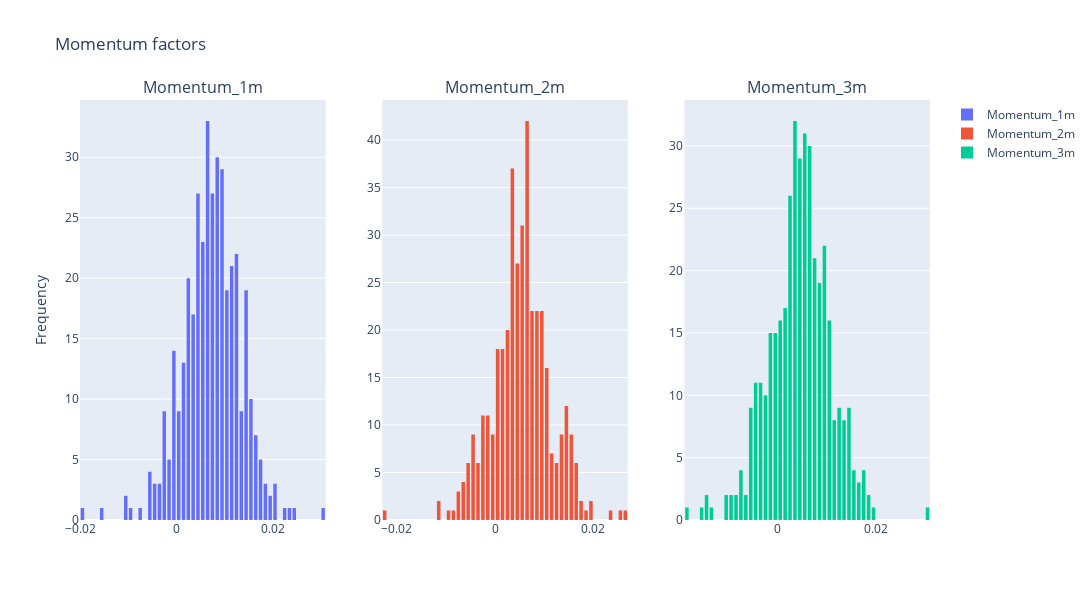

The cell this chart's notebook holds for it:
### Markdown cell above
## Plot Histogram plot

### Code cell
fig = make_subplots(rows=1, cols=3, shared_yaxes=False, subplot_titles=(list(data)[1], list(data)[2], list(data)[3]))

for a in range(1,4):
   a = fig.add_trace(go.Histogram(x=data[list(data)[a]], name = list(data)[a],xbins = dict(size = 0.001)),row=1, col=a)

fig.update_layout(title='Momentum factors',yaxis_title='Frequency',bargap=0.2, bargroupgap=0.1,height=600,width=1400).show()

### Figure 1 — Plotly figure (JSON) as saved in the notebook; plotly's stock layout.template omitted (floating-point values rounded to 4 significant figures; data arrays with more than 128 entries replaced by an {"elided": "..."} marker saying what was removed)
{"data": [{"name": "Momentum_1m", "type": "histogram", "x": {"elided": "396 float values"}, "xaxis": "x", "xbins": {"size": 0.001}, "yaxis": "y"}, {"name": "Momentum_2m", "type": "histogram", "x": {"elided": "396 float values"}, "xaxis": "x2", "xbins": {"size": 0.001}, "yaxis": "y2"}, {"name": "Momentum_3m", "type": "histogram", "x": {"elided": "396 float values"}, "xaxis": "x3", "xbins": {"size": 0.001}, "yaxis": "y3"}], "layout": {"annotations": [{"font": {"size": 16}, "showarrow": false, "text": "Momentum_1m", "x": 0.1444, "xanchor": "center", "xref": "paper", "y": 1, "yanchor": "bottom", "yref": "paper"}, {"font": {"size": 16}, "showarrow": false, "text": "Momentum_2m", "x": 0.5, "xanchor": "center", "xref": "paper", "y": 1, "yanchor": "bottom", "yref": "paper"}, {"font": {"size": 16}, "showarrow": false, "text": "Momentum_3m", "x": 0.8556, "xanchor": "center", "xref": "paper", "y": 1, "yanchor": "bottom", "yref": "paper"}], "bargap": 0.2, "bargroupgap": 0.1, "height": 600, "title": {"text": "Momentum factors"}, "width": 1400, "xaxis": {"anchor": "y", "domain": [0, 0.2889]}, "xaxis2": {"anchor": "y2", "domain": [0.3556, 0.6444]}, "xaxis3": {"anchor": "y3", "domain": [0.7111, 1]}, "yaxis": {"anchor": "x", "domain": [0, 1], "title": {"text": "Frequency"}}, "yaxis2": {"anchor": "x2", "domain": [0, 1]}, "yaxis3": {"anchor": "x3", "domain": [0, 1]}}}
